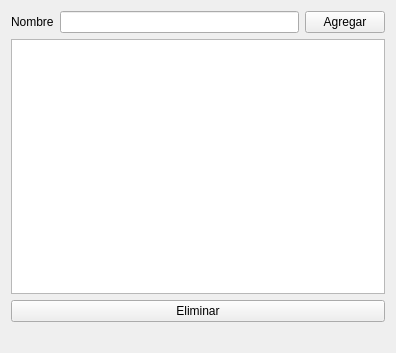
<?xml version="1.0" encoding="UTF-8"?>
<ui version="4.0">
 <class>Widget</class>
 <widget class="QWidget" name="Widget">
  <property name="geometry">
   <rect>
    <x>0</x>
    <y>0</y>
    <width>396</width>
    <height>353</height>
   </rect>
  </property>
  <property name="windowTitle">
   <string>Widget</string>
  </property>
  <layout class="QVBoxLayout" name="verticalLayout">
   <item>
    <layout class="QHBoxLayout" name="horizontalLayout_2">
     <item>
      <widget class="QLabel" name="label">
       <property name="text">
        <string>Nombre</string>
       </property>
      </widget>
     </item>
     <item>
      <widget class="QLineEdit" name="nombre"/>
     </item>
     <item>
      <widget class="QPushButton" name="agregar">
       <property name="text">
        <string>Agregar</string>
       </property>
      </widget>
     </item>
    </layout>
   </item>
   <item>
    <layout class="QHBoxLayout" name="horizontalLayout"/>
   </item>
   <item>
    <widget class="QListWidget" name="listWidget"/>
   </item>
   <item>
    <widget class="QPushButton" name="eliminar">
     <property name="text">
      <string>Eliminar</string>
     </property>
    </widget>
   </item>
   <item>
    <spacer name="horizontalSpacer">
     <property name="orientation">
      <enum>Qt::Horizontal</enum>
     </property>
     <property name="sizeHint" stdset="0">
      <size>
       <width>40</width>
       <height>20</height>
      </size>
     </property>
    </spacer>
   </item>
  </layout>
 </widget>
 <layoutdefault spacing="6" margin="11"/>
 <resources/>
 <connections/>
</ui>
